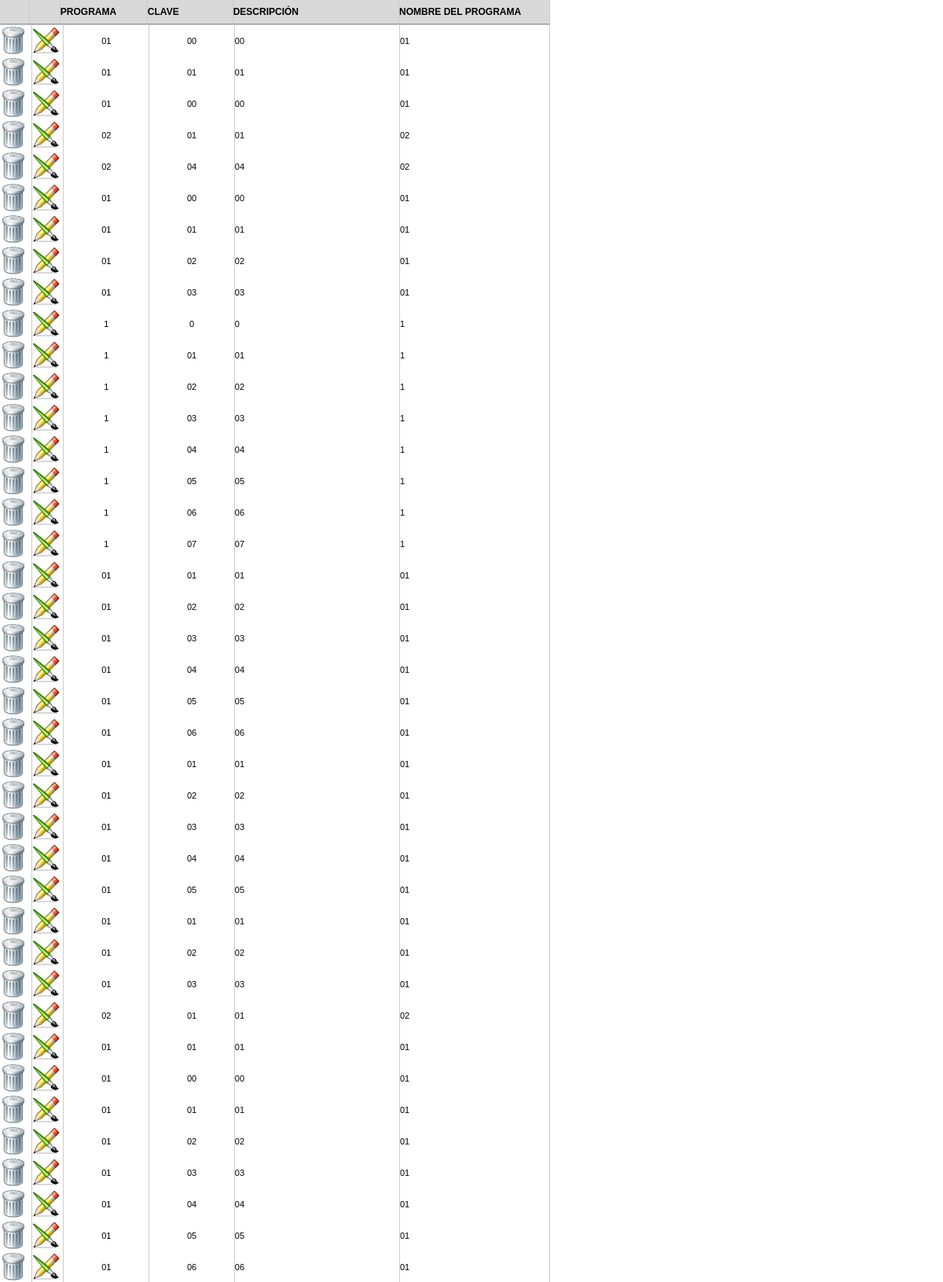
Screenshot of /cat_subprogramas_lista.php (upper part) with the database file from the repository.
### tables this page shows
CREATE TABLE `cat_subprograma` (
  `idsubprograma` int(11) NOT NULL AUTO_INCREMENT,
  `clave` varchar(7) DEFAULT NULL,
  `descripcion` varchar(150) DEFAULT NULL,
  `idprograma` int(11) DEFAULT NULL,
  PRIMARY KEY (`idsubprograma`)
);

CREATE TABLE `cat_programa` (
  `idprograma` int(11) NOT NULL AUTO_INCREMENT,
  `clave` varchar(7) DEFAULT NULL,
  `descripcion` varchar(150) DEFAULT NULL,
  `idarea` int(11) DEFAULT NULL,
  PRIMARY KEY (`idprograma`)
);

### cat_subprogramas_lista.php (the view, shortened to what this page needs)
<?php require_once('Connections/conexion.php'); ?>
<?php
$query_subprogramas = "SELECT p.clave as clave_programa,idsubprograma, s.clave, s.descripcion, p.descripcion as programa FROM cat_subprograma s left join cat_programa p on s.idprograma = p.idprograma";
$subprogramas = mysql_query($query_subprogramas, $conexion) or die(mysql_error());
$row_subprogramas = mysql_fetch_assoc($subprogramas);
?>
<!doctype html>
<html>
<head>
<link rel="stylesheet" type="text/css" href="css/estilos.css">
</head>
<body topmargin="0" leftmargin="0">
<div id="encabezado">
<table class="tablagrid" border="0" cellpadding="0" cellspacing="0" width="700">
  <tr class="tablahead">
    <td width="40">&nbsp;</td>
    <td width="40">&nbsp;</td>
    <td width="113">PROGRAMA</td>
    <td width="113">CLAVE</td>
    <td width="220">DESCRIPCIÓN</td>
    <td width="200">NOMBRE DEL PROGRAMA</td>
  </tr>
</table>
</div>
<table class="tablagrid" border="0" cellpadding="0" cellspacing="0" width="700" style="padding-top: 32px;">
  <?php do { ?>
    <tr class="tablaregistros">
      <td width="40"><a onClick="if(confirm('¿Confirma que desea eliminar el registro?')) location.href='cat_subprogramas_lista.php?idsubprograma=<?php echo $row_subprogramas['idsubprograma']; ?>';" href="#"><img src="imagenes/borrar.png" width="35" height="35"></a></td>
      <td width="40"><a target="_top" href="cat_subprogramas_md.php?idsubprograma=<?php echo $row_subprogramas['idsubprograma']; ?>"><img src="imagenes/editar.png" width="35" height="35"></a></td>
      <td width="113" align="center"><?php echo $row_subprogramas['clave_programa']; ?></td>
      <td width="113" align="center"><?php echo $row_subprogramas['clave']; ?></td>
      <td width="220"><?php echo $row_subprogramas['descripcion']; ?></td>
      <td width="200"><?php echo $row_subprogramas['programa']; ?></td>
    </tr>
    <?php } while ($row_subprogramas = mysql_fetch_assoc($subprogramas)); ?>
</table>
</body>
</html>

### css/estilos.css (style rules this page uses)
.tablagrid { border-bottom:1px solid #CCCCCC; }
.tablahead td { background:#D9D9D9; font-family:Tahoma, Geneva, sans-serif; font-size:12px; font-weight:bold; border-bottom:1px solid #999999; border-right:1px solid #CCCCCC; height:30px; }
.tablaregistros td { border-right:1px solid #CCCCCC; font-family:Arial, Helvetica, sans-serif; font-size:11px; height:40px; }

### cat_subprogramas_lista.php (style rules this page uses)
#encabezado { position: fixed; top: 0px; }

### rows the page displays
cat_subprograma: idprograma.clave "01", clave "00", descripcion "00", idprograma.descripcion "01"
cat_subprograma: idprograma.clave "01", clave "01", descripcion "01", idprograma.descripcion "01"
cat_subprograma: idprograma.clave "01", clave "00", descripcion "00", idprograma.descripcion "01"
cat_subprograma: idprograma.clave "02", clave "01", descripcion "01", idprograma.descripcion "02"
cat_subprograma: idprograma.clave "02", clave "04", descripcion "04", idprograma.descripcion "02"
cat_subprograma: idprograma.clave "01", clave "00", descripcion "00", idprograma.descripcion "01"
cat_subprograma: idprograma.clave "01", clave "01", descripcion "01", idprograma.descripcion "01"
cat_subprograma: idprograma.clave "01", clave "02", descripcion "02", idprograma.descripcion "01"
cat_subprograma: idprograma.clave "01", clave "03", descripcion "03", idprograma.descripcion "01"
cat_subprograma: idprograma.clave "1", clave "0", descripcion "0", idprograma.descripcion "1"
cat_subprograma: idprograma.clave "1", clave "01", descripcion "01", idprograma.descripcion "1"
cat_subprograma: idprograma.clave "1", clave "02", descripcion "02", idprograma.descripcion "1"
cat_subprograma: idprograma.clave "1", clave "03", descripcion "03", idprograma.descripcion "1"
cat_subprograma: idprograma.clave "1", clave "04", descripcion "04", idprograma.descripcion "1"
cat_subprograma: idprograma.clave "1", clave "05", descripcion "05", idprograma.descripcion "1"
cat_subprograma: idprograma.clave "1", clave "06", descripcion "06", idprograma.descripcion "1"
cat_subprograma: idprograma.clave "1", clave "07", descripcion "07", idprograma.descripcion "1"
cat_subprograma: idprograma.clave "01", clave "01", descripcion "01", idprograma.descripcion "01"
cat_subprograma: idprograma.clave "01", clave "02", descripcion "02", idprograma.descripcion "01"
cat_subprograma: idprograma.clave "01", clave "03", descripcion "03", idprograma.descripcion "01"
cat_subprograma: idprograma.clave "01", clave "04", descripcion "04", idprograma.descripcion "01"
cat_subprograma: idprograma.clave "01", clave "05", descripcion "05", idprograma.descripcion "01"
cat_subprograma: idprograma.clave "01", clave "06", descripcion "06", idprograma.descripcion "01"
cat_subprograma: idprograma.clave "01", clave "01", descripcion "01", idprograma.descripcion "01"
cat_subprograma: idprograma.clave "01", clave "02", descripcion "02", idprograma.descripcion "01"
cat_subprograma: idprograma.clave "01", clave "03", descripcion "03", idprograma.descripcion "01"
cat_subprograma: idprograma.clave "01", clave "04", descripcion "04", idprograma.descripcion "01"
cat_subprograma: idprograma.clave "01", clave "05", descripcion "05", idprograma.descripcion "01"
cat_subprograma: idprograma.clave "01", clave "01", descripcion "01", idprograma.descripcion "01"
cat_subprograma: idprograma.clave "01", clave "02", descripcion "02", idprograma.descripcion "01"
cat_subprograma: idprograma.clave "01", clave "03", descripcion "03", idprograma.descripcion "01"
cat_subprograma: idprograma.clave "02", clave "01", descripcion "01", idprograma.descripcion "02"
cat_subprograma: idprograma.clave "01", clave "01", descripcion "01", idprograma.descripcion "01"
cat_subprograma: idprograma.clave "01", clave "00", descripcion "00", idprograma.descripcion "01"
cat_subprograma: idprograma.clave "01", clave "01", descripcion "01", idprograma.descripcion "01"
cat_subprograma: idprograma.clave "01", clave "02", descripcion "02", idprograma.descripcion "01"
cat_subprograma: idprograma.clave "01", clave "03", descripcion "03", idprograma.descripcion "01"
cat_subprograma: idprograma.clave "01", clave "04", descripcion "04", idprograma.descripcion "01"
cat_subprograma: idprograma.clave "01", clave "05", descripcion "05", idprograma.descripcion "01"
cat_subprograma: idprograma.clave "01", clave "06", descripcion "06", idprograma.descripcion "01"
